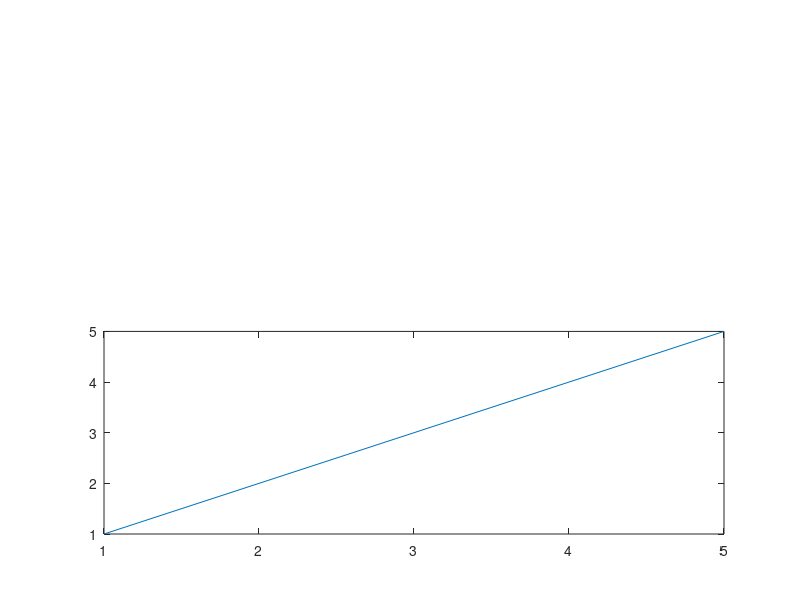

Write MATLAB code to recreate this figure.
function test

% clear all;

xpoints = [];
ypoints = [];

for tv = 1:5,
    subplot(2,1,2);
    xpoints(tv) = tv;
    ypoints(tv) = tv;
    plot(xpoints,ypoints)
    % disp(['success'])
end